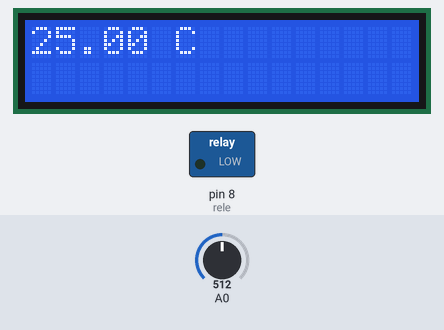
Simulated run of this sketch. Board: Arduino Uno, built with avr-gcc and run on an emulated ATmega328P. Shown: 16×2 character LCD, switched loads named in the sketch (green lamp = pin HIGH). Inputs (shaded band) come from the test bench; at power-on: A0 = 512. What the sketch prints to the serial monitor is not drawn.

Above: at 1.2 s.
1.3 s: A0 set to 0
At 3.7 s:
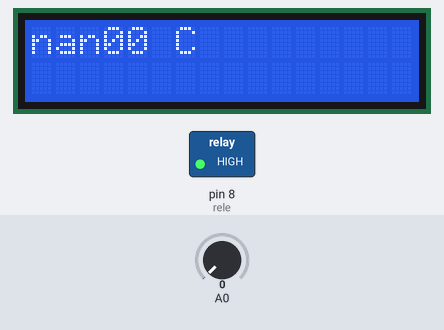
4.5 s: A0 set to 37
At 6.8 s:
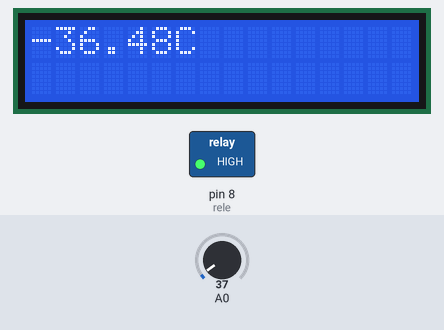
8.5 s: A0 set to 17
At 10.5 s:
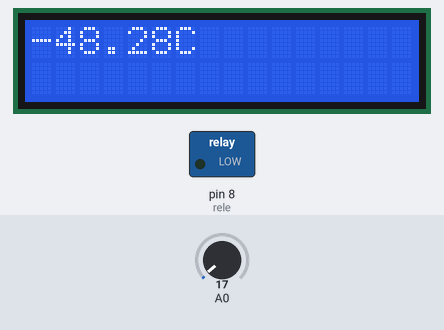
Timing chart, 0 to 12.0 s (numbered marks = the images above; inputs shaded):
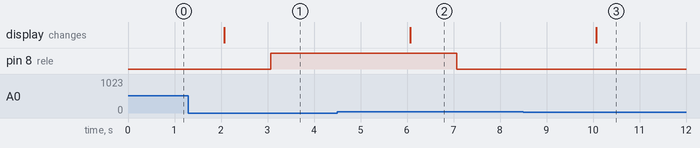

Measured:
- after the input at 1.3 s, pin 8 (rele): LOW → HIGH after 1.8 s; the display: changes after 0.77 s (image 1)
- after the input at 4.5 s, pin 8 (rele): HIGH → LOW after 2.6 s; the display: changes after 1.6 s (image 2)
- after the input at 8.5 s, the display: changes after 1.6 s (image 3)

The sketch:

sensor_de_temperatura10kohm_y_display.ino
```cpp
#include <LiquidCrystal.h>

#include <math.h>
LiquidCrystal lcd(7,6,5,4,3,2);
int rele = 8;

void setup()
{
  pinMode(8, OUTPUT);
  digitalWrite(rele, LOW);
  lcd.begin(16, 2);
  Serial.begin(9600);
}

void loop()
{

    lcd.setCursor(0,0);

  int val;
  double temp;
  val = analogRead(0);
  temp = log(((10240000/val) - 10000));
  temp = 1 / (0.001129148 + (0.000234125 + (0.0000000876741 * temp * temp ))* temp );
  temp = temp - 273.15;
  Serial.print(temp);
  Serial.println("°C");
       lcd.print(temp);
           lcd.setCursor(6, 0);
       lcd.print("C");


  delay(1000);
if(temp < 27) {
  digitalWrite(rele, LOW);
  delay(1000);
}
else {
  digitalWrite(rele, HIGH);
  delay(1000);
}

}
```
